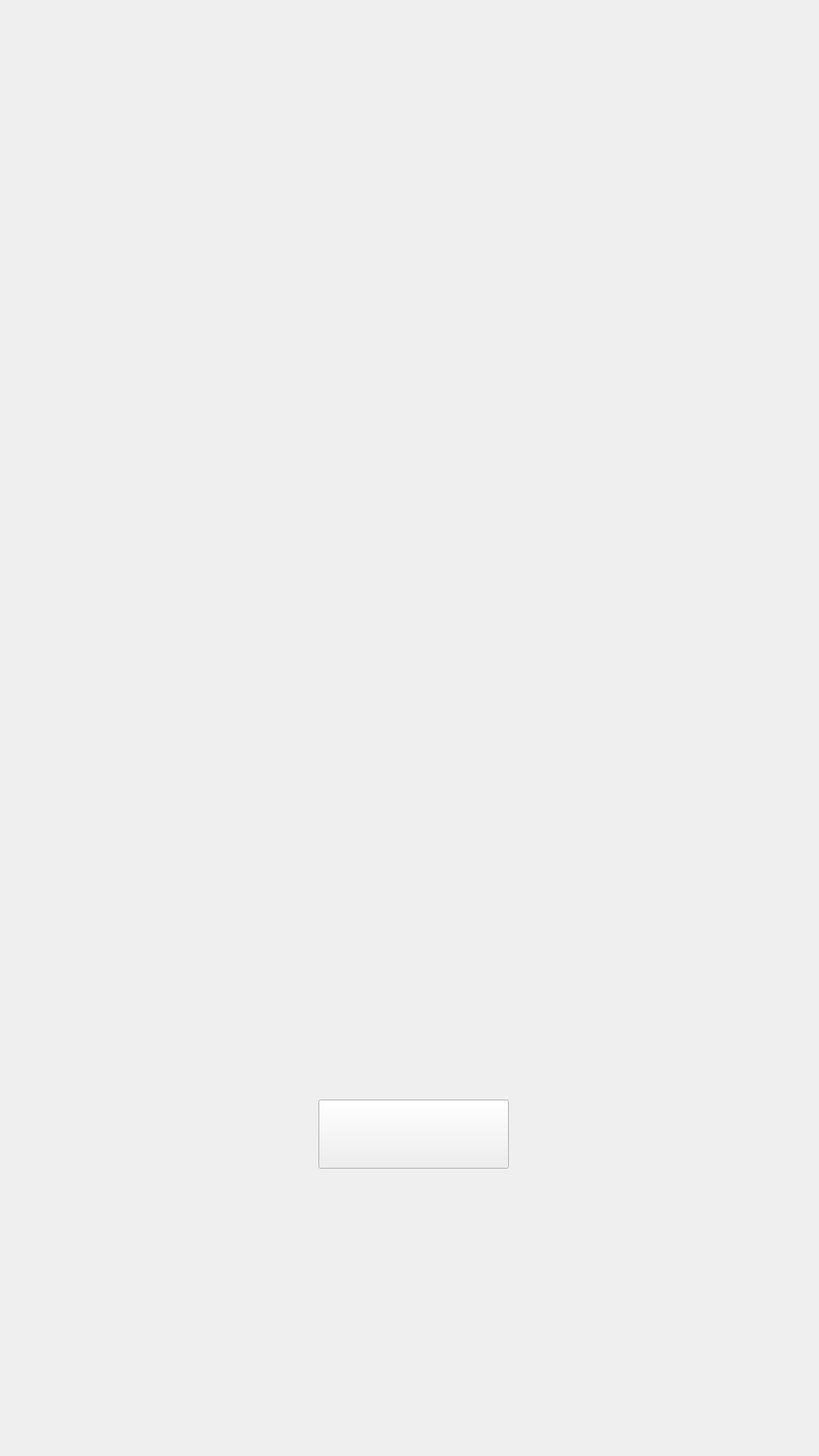
<?xml version="1.0" encoding="UTF-8"?>
<ui version="4.0">
 <class>page_error_wifi</class>
 <widget class="QWidget" name="page_error_wifi">
  <property name="geometry">
   <rect>
    <x>0</x>
    <y>0</y>
    <width>1080</width>
    <height>1920</height>
   </rect>
  </property>
  <property name="windowTitle">
   <string>Form</string>
  </property>
  <property name="layoutDirection">
   <enum>Qt::RightToLeft</enum>
  </property>
  <property name="styleSheet">
   <string notr="true"/>
  </property>
  <widget class="QPushButton" name="wifi_ack_Button">
   <property name="geometry">
    <rect>
     <x>420</x>
     <y>1450</y>
     <width>251</width>
     <height>91</height>
    </rect>
   </property>
   <property name="text">
    <string/>
   </property>
  </widget>
  <widget class="QLabel" name="widget">
   <property name="geometry">
    <rect>
     <x>30</x>
     <y>0</y>
     <width>1080</width>
     <height>1920</height>
    </rect>
   </property>
   <property name="text">
    <string>&lt;html&gt;&lt;head/&gt;&lt;body&gt;&lt;p&gt;&lt;img src=&quot;/home/df-admin/production/references/6_background_dispense.png&quot;/&gt;&lt;/p&gt;&lt;/body&gt;&lt;/html&gt;</string>
   </property>
  </widget>
  <widget class="QLabel" name="filler">
   <property name="geometry">
    <rect>
     <x>380</x>
     <y>590</y>
     <width>301</width>
     <height>970</height>
    </rect>
   </property>
   <property name="styleSheet">
    <string notr="true"/>
   </property>
   <property name="text">
    <string>&lt;html&gt;&lt;head/&gt;&lt;body&gt;&lt;p&gt;&lt;img src=&quot;/home/df-admin/production/references/bottle_fill_for_animation.png&quot;/&gt;&lt;/p&gt;&lt;/body&gt;&lt;/html&gt;</string>
   </property>
  </widget>
  <zorder>filler</zorder>
  <zorder>widget</zorder>
  <zorder>wifi_ack_Button</zorder>
 </widget>
 <resources/>
 <connections/>
</ui>
